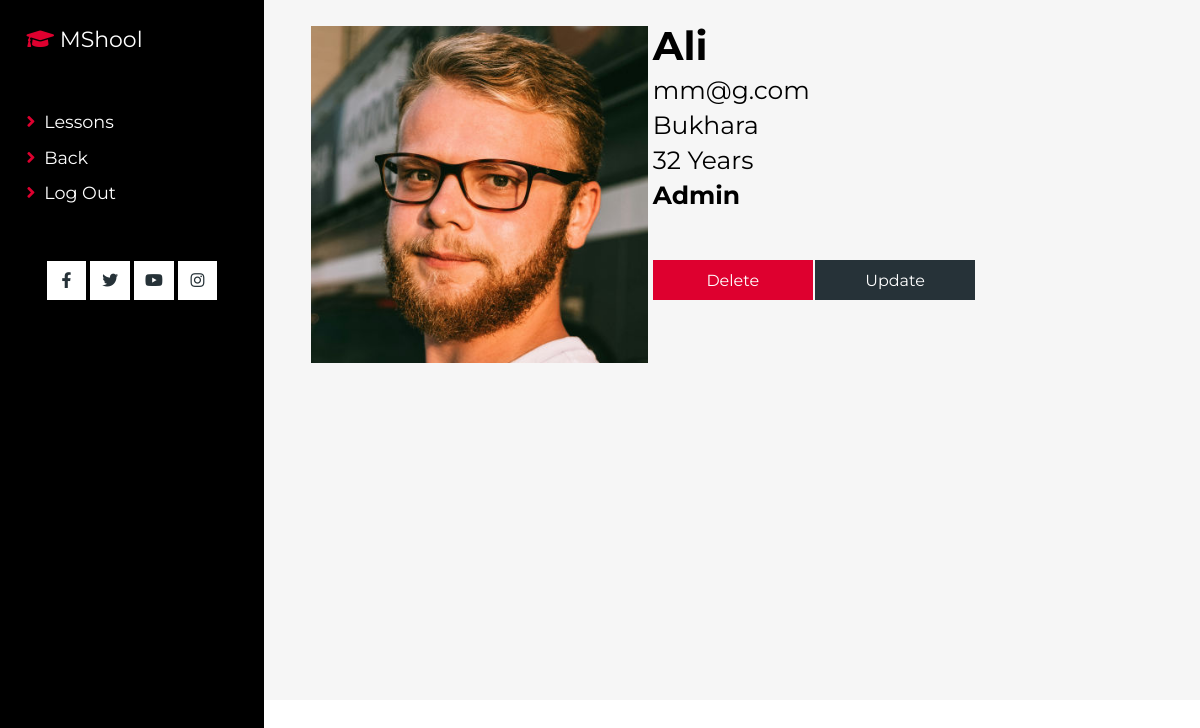
Page /user/1 on the committed database.
### maktab/models.py (models this page shows, shortened)
class User(AbstractUser):
    type = models.ForeignKey(AccountType, related_name='users', on_delete=models.CASCADE)
    slug = models.SlugField(null=True, blank=True)
    age = models.CharField(max_length=2)
    image = models.ImageField(upload_to='users_image/')
    place_of_living = models.CharField(max_length=55)
    is_admin= models.BooleanField('Is admin', default=False)
    is_teacher = models.BooleanField('Is Teacher', default=False)
    is_pupil = models.BooleanField('Is Pupil', default=False)

class AccountType(models.Model):
    name = models.CharField(max_length=255)
    slug = models.SlugField()
    class Meta:
        ordering = ('name',)
    def __str__(self):
        return self.name

### maktab/views.py (the view)
# urls.py: path("user/<int:pk>", user, name="user"),
def user(request, pk):
    user = User.objects.get(pk=pk)
    return render(request, "user.html", {'user':user})

### templates/user.html (shortened to what this page needs)
{% load static %}
<link rel="stylesheet" href="{% static 'css/style.css' %}">
<link rel="stylesheet" href="https://cdnjs.cloudflare.com/ajax/libs/font-awesome/5.15.4/css/all.min.css">
<body>
<header class="header">
    <a href="#" class="logo"> <i class="fas fa-graduation-cap"></i> MShool </a>
    <nav class="navbar">
        <a href="{% url 'lessons' %}"> <i class="fas fa-angle-right"></i> lessons </a>
        <a href="{% url 'users' %}"> <i class="fas fa-angle-right"></i> back </a>
        <a href="{% url 'logout' %}"> <i class="fas fa-angle-right"></i> log out </a>
    </nav>
    <div class="share">
        <a href="https://www.facebook.com" class="fab fa-facebook-f"></a>
        <a href="https://twitter.com" class="fab fa-twitter"></a>
        <a href="https://www.youtube.com" class="fab fa-youtube"></a>
        <a href="https://www.instagram.com" class="fab fa-instagram"></a>
    </div>
</header>
<section class="profile_sec">
    <div class="container">
        <div class="profile">
            <div class="profile_img">
                {% if user.image %}
                <img src="{{user.image.url}}" alt="">
                {% else %}
                <img src="{% static 'images/account.png' %}" alt="">
                {% endif %}
            </div>
            <div class="profile_content">
                <h3>{{user.first_name}}</h3>
                <p style="text-transform: none;">{{user.email}}</p>
                <p>{{user.place_of_living}}</p>
                <p>{{user.age}} years</p>
                <h4>{{user.type}}</h4>
                <div class="uibtn">
                    <button class="dbtn"><a href="{% url 'user_delete' user.id %}">Delete</a></button>
                    <button><a href="{% url 'user_update' user.id %}">Update</a></button>
                </div>
            </div>
        </div>
    </div>
</section>
</body>

### static/css/style.css (style rules this page uses)
* { font-family: 'Montserrat', sans-serif; margin: 0; padding: 0; -webkit-box-sizing: border-box; box-sizing: border-box; outline: none; border: none; text-decoration: none; text-transform: capitalize; -webkit-transition: all .2s linear; transition: all .2s linear; }
.dbtn { background-color: #DE002F ; }
body { padding-left: 30rem; }
section { padding: 3rem 5%; }
section:nth-child(even) { background: #f6f6f6; }
.header { position: fixed; top: 0; left: 0; z-index: 1000; background: #000; width: 30rem; height: 100%; padding: 3rem; }
.header .logo { font-size: 2.5rem; color: #fff; }
.header .logo i { color: #DE002F; }
.header .navbar { padding: 20% 0; }
.header .navbar a { display: block; font-size: 2rem; margin: 1.7rem 0; color: #fff; }
.header .navbar a i { color: #DE002F; padding-right: .5rem; }
.header .share { text-align: center; }
.header .share a { height: 4.5rem; width: 4.5rem; line-height: 4.5rem; font-size: 1.8rem; background: #fff; color: #263238; margin: 0 .1rem; }
.profile_sec { height: 700; }
.profile_sec .profile { display: grid; grid-template-columns: 40% 60%; }
.profile_sec .profile .profile_img img { width: 100%; }
.profile_sec .profile .profile_content { margin-left: 5px; }
.profile_sec .profile .profile_content h3 { font-size: 40; margin-top: -5; }
.profile_sec .profile .profile_content p { font-size: 25; margin-top: 5px; }
.profile_sec .profile .profile_content h4 { font-size: 25; margin-top: 5px; }
.uibtn { margin-top: 50; }
.uibtn button { width: 160; height: 40; background-color: #263238; color: white; font-size: 16; }
.uibtn a { color: white; }
.uibtn .dbtn { background-color: #DE002F; }

### rows in the picture
User: image (picture), first_name "Ali", email "mm@g.com", place_of_living "Bukhara", age "32", type "Admin"
